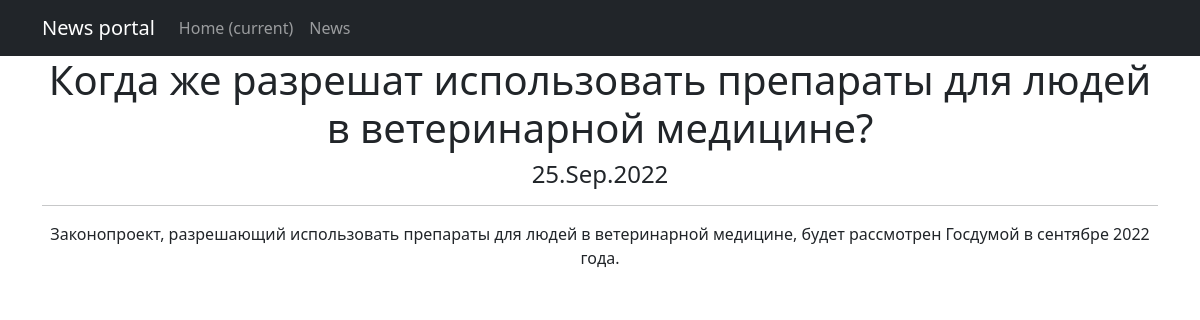
Screenshot of /news/1 with the database file from the repository.
### new_s/models.py (models this page shows, shortened)
class Post(models.Model):
    news = 'NW'
    article = 'AR'
    author = models.ForeignKey(Author, on_delete=models.CASCADE)
    category = models.ManyToManyField(Category, through='PostCategory')
    post_type = models.CharField(max_length=20, choices=CHOICES,  default='news')
    post_date = models.DateTimeField(auto_now_add=True)
    post_title = models.CharField(max_length=255)
    post_text = models.TextField()
    post_rating = models.IntegerField(default=0)

### new_s/views.py (the view)
# urls.py: path('<int:pk>', PostDetail.as_view()),
class PostDetail(DetailView):
    model = Post
    template_name = 'post.html'
    context_object_name = 'post'

### new_s/templatetags/custom_filters.py (called while the page is built)
@register.filter(name='censor')
def censor(value: str):
    if not isinstance(value, str):
        value = str(value)
    for word in re_findall(r'\b\S+\b', value):
        if word.lower() not in filth_list:
            continue
        regex = rf'(?=^|\S+){re_escape(word)}(?=\S+|$)'
        value = re_sub(regex, '*' * len(word), value)
    return value

### templates/post.html (shortened to what this page needs)
{% extends 'flatpages/default.html' %}
{% load custom_filters %}
{% block content %}
<h1> {{ post.post_title|censor }} </h1>
<h4> {{ post.post_date|date:'d.M.Y' }}</h4>
<hr>
{{ post.post_text|censor }}
{% endblock content %}

### rows the page displays
Post: post_title|censor "Когда же разрешат использовать препараты для людей в ветеринарной медицине?", post_date "25.Sep.2022", post_text|censor "Законопроект, разрешающий использовать препараты для людей в ветеринарной медицине, будет рассмотрен Госдумой в сентябре 2022 года."
